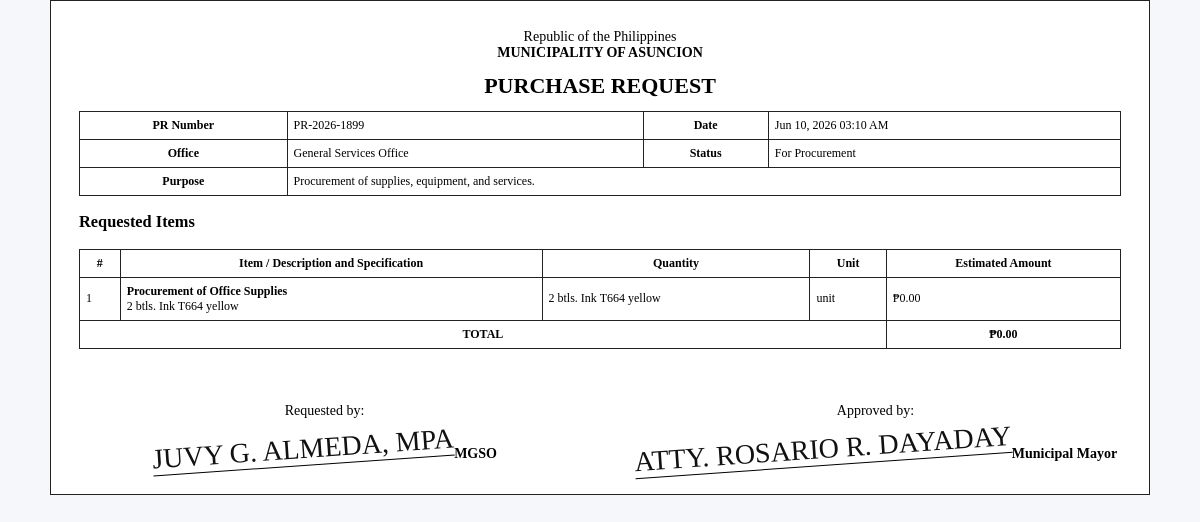
The app's page /pr/2/print (signed in) with its own data.
### tables this page shows
CREATE TABLE pr(id integer primary key, no text, app_id integer, office text, purpose text, status text, created_at text, items text, total real, ppmp_id integer);

### app.py (the view)
@app.route('/pr/<int:id>/print')
def pr_print(id):
    row=q('select * from pr where id=?',(id,),one=True); items=parse_items(row['items'])
    return render_template('print_pr.html', row=row, items=items, sig=SIGNATORIES, title='Print PR')

### app.py (called while the page is built)
def conn():
    con = sqlite3.connect(DB_PATH)
    con.row_factory = sqlite3.Row
    return con

def q(sql, params=(), one=False):
    con = conn(); cur = con.execute(sql, params); rows = cur.fetchall(); con.close(); return rows[0] if one and rows else rows

def to_float(v):
    try:
        if v is None or v == '':
            return 0.0
        if isinstance(v, (int, float)):
            return float(v)
        cleaned = str(v).replace('₱', '').replace(',', '').strip()
        return float(cleaned or 0)
    except Exception:
        return 0.0

def money(v):
    return '₱{:,.2f}'.format(to_float(v))

def parse_items(items_json):
    try: return json.loads(items_json or '[]')
    except: return []

@app.before_request
def ensure():
    global _DATABASE_READY
    if not _DATABASE_READY:
        init_db()
        _DATABASE_READY = True
    allowed = {'login', 'static'}
    if request.endpoint in allowed:
        return None
    if not session.get('logged_in'):
        return redirect(url_for('login'))
    return None

@app.after_request
def add_no_cache_headers(response):
    response.headers['Cache-Control'] = 'no-store, no-cache, must-revalidate, max-age=0'
    response.headers['Pragma'] = 'no-cache'
    response.headers['Expires'] = '0'
    return response

### templates/print_pr.html
<!doctype html><html><head><meta charset="utf-8"><title>{{row.no}}</title><link rel="stylesheet" href="{{url_for('static',filename='css/style.css')}}"></head><body><div class="print-page">
<div class="print-head"><div>Republic of the Philippines</div><b>MUNICIPALITY OF ASUNCION</b><h1>PURCHASE REQUEST</h1></div>
<table class="print-table"><tr><th>PR Number</th><td>{{row.no}}</td><th>Date</th><td>{{row.created_at}}</td></tr><tr><th>Office</th><td>{{row.office}}</td><th>Status</th><td>{{row.status}}</td></tr><tr><th>Purpose</th><td colspan="3">{{row.purpose}}</td></tr></table>
<h3>Requested Items</h3><table class="print-table"><tr><th>#</th><th>Item / Description and Specification</th><th>Quantity</th><th>Unit</th><th>Estimated Amount</th></tr>{% for i in items %}<tr><td>{{loop.index}}</td><td><b>{{i.get('item') or i.get('Article') or i.get('General Description and Objective of the Project to be Procured') or 'Item'}}</b><br>{{i.get('description') or i.get('Description / Specification') or i.get('Quantity and Size of the Project to be Procured') or ''}}</td><td>{{i.get('qty') or i.get('Quantity') or i.get('Quantity and Size of the Project to be Procured') or '1'}}</td><td>{{i.get('unit') or i.get('Unit') or 'unit'}}</td><td>{{(i.get('amount') or i.get('Estimated Budget Allocation (Php)') or 0)|money}}</td></tr>{% endfor %}<tr><th colspan="4">TOTAL</th><th>{{row.total|money}}</th></tr></table>
<div class="sign-grid"><div class="sign"><p>Requested by:</p><div class="esign">{{sig.pr_requested[0]}}</div><b>{{sig.pr_requested[1]}}</b></div><div class="sign"><p>Approved by:</p><div class="esign">{{sig.pr_approved[0]}}</div><b>{{sig.pr_approved[1]}}</b></div></div>
</div><script>window.print()</script></body></html>

### static/css/style.css (style rules this page uses)
:root { --green: #0f6b3a; --green2: #0b4f2b; --green3: #e9f7ef; --line: #e4e7ec; --muted: #667085; --text: #152238; --bg: #f5f7fa; --red: #dc3545; --orange: #f59e0b; --blue: #2563eb; --purple: #6d28d9 }
* { box-sizing: border-box }
body { margin: 0; font-family: Inter, Segoe UI, Arial, sans-serif; background: var(--bg); color: var(--text); font-size: 14px }
.print-page { background: #fff; max-width: 1100px; margin: 0 auto; border: 1px solid #222; padding: 28px; font-family: Times New Roman, serif; color: #000 }
.print-head { text-align: center }
.print-head h1 { font-size: 22px; margin: 12px 0 }
.print-table { width: 100%; border-collapse: collapse; font-size: 12px }
.print-table th, .print-table td { border: 1px solid #222; padding: 6px }
.sign-grid { display: grid; grid-template-columns: 1fr 1fr; gap: 60px; margin-top: 40px }
.sign { text-align: center }
.esign { display: inline-block; font-family: cursive; font-size: 28px; transform: rotate(-4deg); border-bottom: 1px solid #000; min-width: 220px; color: #111 }

### records on screen
pr: no "PR-2026-1899", created_at "Jun 10, 2026 03:10 AM", office "General Services Office", status "For Procurement", purpose "Procurement of supplies, equipment, and services.", total "₱0.00"

### other values on screen
{{ i.get('unit') or i.get('Unit') or 'unit' }} "unit"
{{ sig.pr_requested[0] }} "JUVY G. ALMEDA, MPA"
{{ sig.pr_requested[1] }} "MGSO"
{{ sig.pr_approved[0] }} "ATTY. ROSARIO R. DAYADAY"
{{ sig.pr_approved[1] }} "Municipal Mayor"
